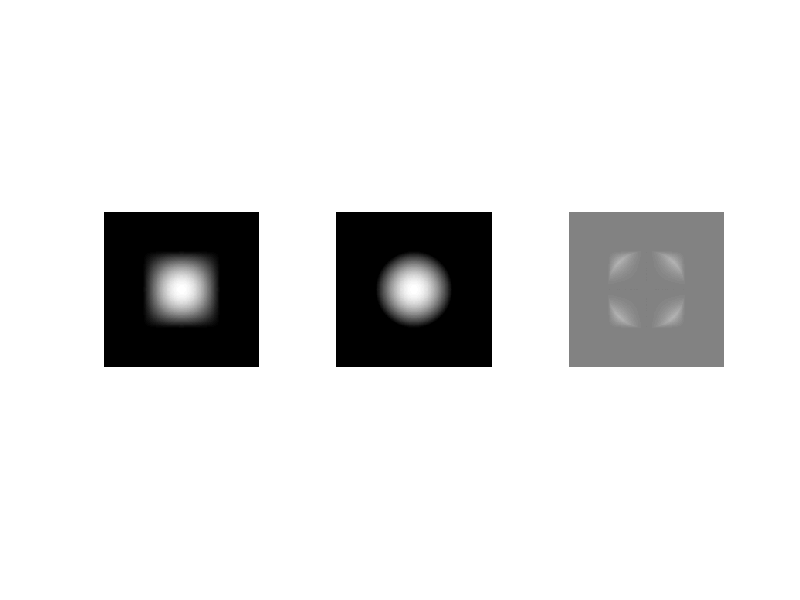

This figure's MATLAB source:
% what is E of cos(x)*cos(y)
% vs E of cos(r)
[x,y]=meshgrid(-100:100,-100:100);
r=sqrt(x.^2 + y.^2);
gDomain=abs(x)<50 & abs(y)<50;
g2Domain=abs(r)<50;
g=cos(0.5*pi*x/50).*cos(0.5*pi*y/50);
g2=cos(0.5*pi*r/50);
g(~gDomain)=0;
g2(~g2Domain)=0;
fprintf('cos(x)*cos(y) mean %.0f, rms %.0f\n',sum(g(:)),norm(g(:)));
fprintf('cos(r) mean %.0f, rms %.0f\n',sum(g2(:)),norm(g2(:)));
d=g-g2;
fprintf('difference mean %.0f, rms %.0f\n',sum(d(:)),norm(d(:)));
figure(1)
subplot(1,3,1)
imshow(g)
subplot(1,3,2)
imshow(g2)
subplot(1,3,3)
imshow(0.5+g-g2)